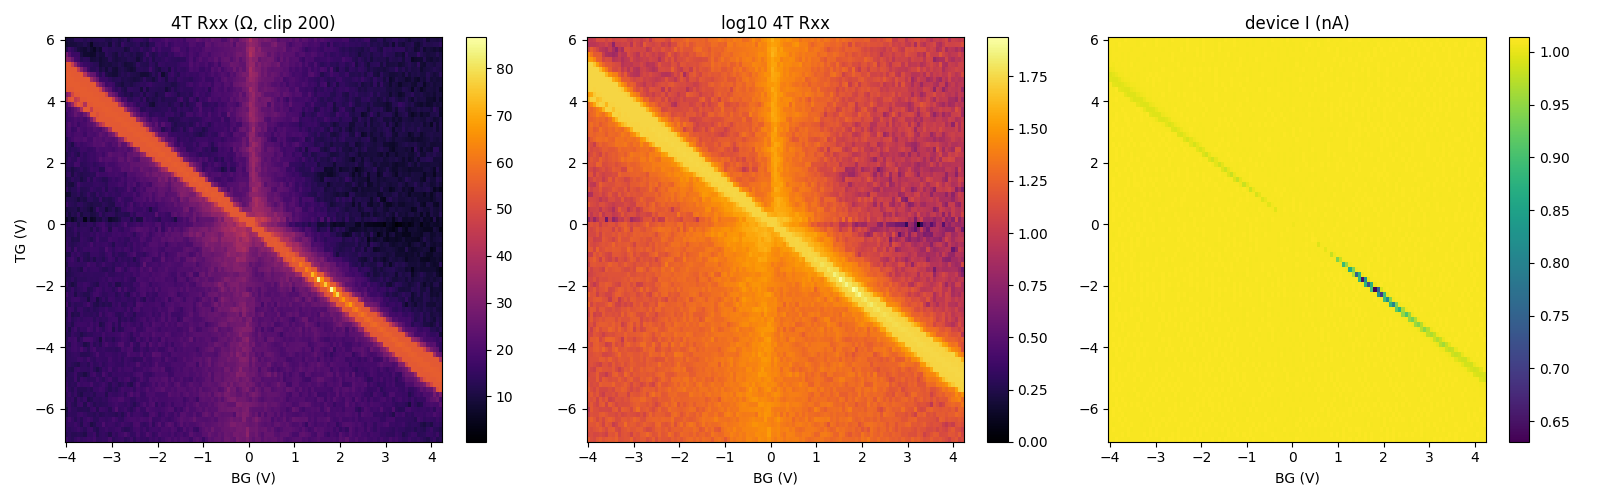

Here is the Python script that generated this plot:
import json, numpy as np
import matplotlib; matplotlib.use("Agg")
import matplotlib.pyplot as plt
from hera.analysis import open_run, summarize_run

r = open_run("data/2")
print(summarize_run(r))
print("interrupted:", r.interrupted)
cfg = json.load(open("data/2/metadata.json"))["measurement_config"]

tg = r.col("k_tg_volt"); bg = r.col("k_bg_volt")
I  = r.col("sr830_1_X")/cfg["sr1_gain"]              # device current (A), actual
V4 = r.col("sr830_3_X")/cfg["sr3_gain"]             # 4T voltage (V)
V2 = r.col("sr830_2_X")/cfg["sr2_gain"]             # 2T voltage (V)
Rxx = V4/I                                          # 4T R using ACTUAL current
R2  = V2/I

N_bg=121; N_tg=81
print("total", len(tg), "expect", N_bg*N_tg)
TG=tg.reshape(N_tg,N_bg); BG=bg.reshape(N_tg,N_bg); RXX=Rxx.reshape(N_tg,N_bg); R2g=R2.reshape(N_tg,N_bg)
II=I.reshape(N_tg,N_bg)
# snake check
print("row0 BG[0],BG[-1]:", BG[0,0], BG[0,-1], " row1:", BG[1,0], BG[1,-1])

fig,ax=plt.subplots(1,3,figsize=(16,5))
im=ax[0].pcolormesh(BG,TG,np.clip(RXX,0,200),shading='auto',cmap='inferno')
ax[0].set_title("4T Rxx (Ω, clip 200)");ax[0].set_xlabel("BG (V)");ax[0].set_ylabel("TG (V)");plt.colorbar(im,ax=ax[0])
im=ax[1].pcolormesh(BG,TG,np.log10(np.clip(RXX,1,1e5)),shading='auto',cmap='inferno')
ax[1].set_title("log10 4T Rxx");ax[1].set_xlabel("BG (V)");plt.colorbar(im,ax=ax[1])
im=ax[2].pcolormesh(BG,TG,II*1e9,shading='auto',cmap='viridis')
ax[2].set_title("device I (nA)");ax[2].set_xlabel("BG (V)");plt.colorbar(im,ax=ax[2])
plt.tight_layout();plt.savefig("hera_scratch/map_view.png",dpi=100)
print("saved map_view.png")
print("Rxx stats: min %.1f  p1 %.1f  median %.1f  max %.0f"%(np.nanmin(Rxx),np.nanpercentile(Rxx,1),np.nanmedian(Rxx),np.nanmax(Rxx)))
